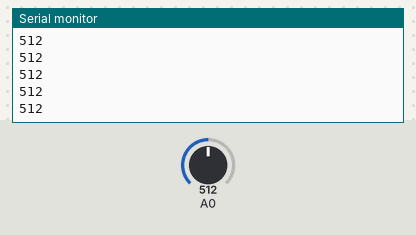
Bench run of a sketch on a simulated Arduino Uno, built with avr-gcc and run on an emulated ATmega328P. Parts: the last lines printed to the serial monitor. The inputs (shaded band) are chosen by the test bench; at power-on: A0 = 512.

Above: at 1.2 s.
1.3 s: A0 set to 716
At 2.2 s:
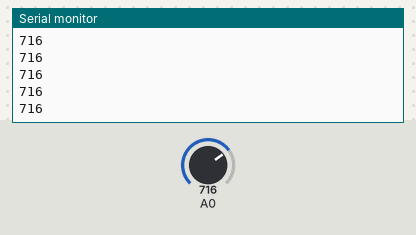
2.8 s: A0 set to 900
At 3.6 s:
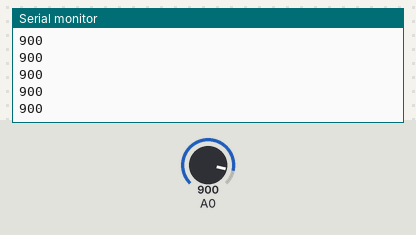
Timing chart, 0 to 5.8 s (numbered marks = the images above; inputs shaded):
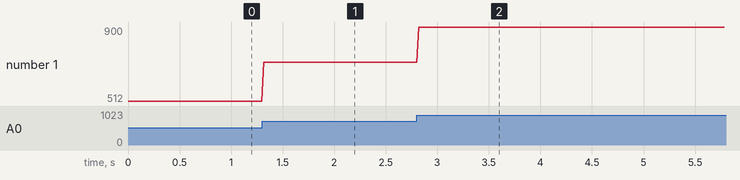

Measured:
- after the input at 1.3 s, the serial monitor: prints a new line at once (image 1)
- after the input at 2.8 s, the serial monitor: prints a new line at once (image 2)
- plotted number 1: 512 → 716 after the input at 1.3 s, 716 → 900 after the input at 2.8 s

The sketch:

Potentiometer_Read.ino
```cpp
void setup() {
  // put your setup code here, to run once:
Serial.begin(9600); //initalize serial communication at 9600 bits per second

}

void loop() {
  // put your main code here, to run repeatedly:
int SensorValue = analogRead(A0); //read input at analog pin A0

Serial.println(SensorValue); //prints the value of the variable SensorValue

delay(20); //delay in between reads for stability

}
```
